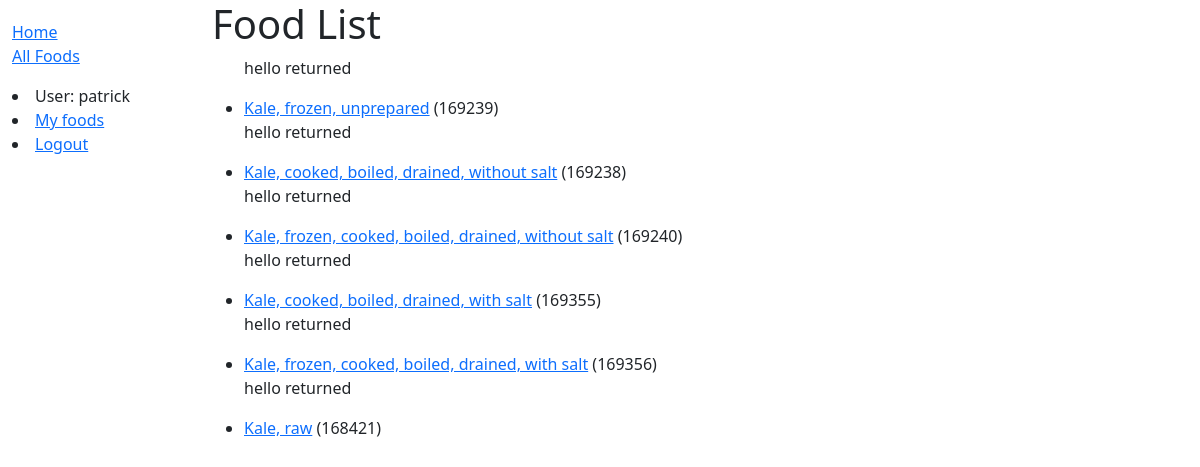
Page /catalog/foods/ (signed in) on the committed database.
### catalog/models.py (models this page shows, shortened)
class User(AbstractUser):
    pass

class Food(models.Model):
    fdc_id = models.PositiveIntegerField(primary_key=True)
    name = models.CharField(max_length=200)
    histidine = models.DecimalField(max_digits=9,decimal_places=3,default=0,null=True)
    isoleucine = models.DecimalField(max_digits=9,decimal_places=3,default=0,null=True)
    leucine = models.DecimalField(max_digits=9,decimal_places=3,default=0,null=True)
    lysine = models.DecimalField(max_digits=9,decimal_places=3,default=0,null=True)
    methionine = models.DecimalField(max_digits=9,decimal_places=3,default=0,null=True)
    phenylalanine = models.DecimalField(max_digits=9,decimal_places=3,default=0,null=True)
    threonine = models.DecimalField(max_digits=9,decimal_places=3,default=0,null=True)
    tryptophan = models.DecimalField(max_digits=9,decimal_places=3,default=0,null=True)
    valine = models.DecimalField(max_digits=9,decimal_places=3,default=0,null=True)
    calcium = models.DecimalField(max_digits=9,decimal_places=3,default=0,null=True)
    potassium = models.DecimalField(max_digits=9,decimal_places=3,default=0,null=True)
    selenium = models.DecimalField(max_digits=9,decimal_places=3,default=0,null=True)
    manganese = models.DecimalField(max_digits=9,decimal_places=3,default=0,null=True)
    magnesium = models.DecimalField(max_digits=9,decimal_places=3,default=0,null=True)
    molybdenum = models.DecimalField(max_digits=9,decimal_places=3,default=0,null=True)
    iron = models.DecimalField(max_digits=9,decimal_places=3,default=0,null=True)
    zinc = models.DecimalField(max_digits=9, decimal_places=3,default=0,null=True)
    copper = models.DecimalField(max_digits=9, decimal_places=3,default=0,null=True)
    chromium = models.DecimalField(max_digits=9, decimal_places=3,default=0,null=True)
    iodine = models.DecimalField(max_digits=9, decimal_places=3,default=0,null=True)
    phsophorous = models.DecimalField(max_digits=9, decimal_places=3,default=0,null=True)
    sodium = models.DecimalField(max_digits=9, decimal_places=3,default=0,null=True)
    folate = models.DecimalField(max_digits=9, decimal_places=3,default=0,null=True)
    riboflavin = models.DecimalField(max_digits=9, decimal_places=3,default=0,null=True)
    vitaminA = models.DecimalField(max_digits=9, decimal_places=3,default=0,null=True)
    thiamin = models.DecimalField(max_digits=9, decimal_places=3,default=0,null=True)
    pantothenicAcid = models.DecimalField(max_digits=9, decimal_places=3,default=0,null=True)
    niacin = models.DecimalField(max_digits=9, decimal_places=3,default=0,null=True)
    biotin = models.DecimalField(max_digits=9, decimal_places=3,default=0,null=True)
    choline = models.DecimalField(max_digits=9, decimal_places=3,default=0,null=True)
    vitaminB6 = models.DecimalField(max_digits=6, decimal_places=3,default=0,null=True)
    vitaminB12 = models.DecimalField(max_digits=9, decimal_places=3,default=0,null=True)
    vitaminE = models.DecimalField(max_digits=9, decimal_places=3,default=0,null=True)
    vitaminK = models.DecimalField(max_digits=9, decimal_places=3,default=0,null=True)
    vitaminC = models.DecimalField(max_digits=9, decimal_places=3,default=0,null=True)
    servingSize = models.PositiveIntegerField()
    servingSizeUnits = models.CharField(max_length=5)
    def get_absolute_url(self):
        return reverse('food-detail', args=[str(self.fdc_id)])
    def printHello(self):
        return 1

### catalog/views.py (the view)
# urls.py: path('foods/', views.FoodListView.as_view(), name='foods'),
class FoodListView(LoginRequiredMixin, generic.ListView):
    model = Food
    context_object_name = 'food_list'
    queryset = Food.objects.filter(name__contains='kale').order_by('calcium')[:50]

### catalog/templates/catalog/food_list.html (shortened to what this page needs)
{% extends "base_generic.html" %}
{% block content %}
    <h1>Food List</h1>
    {% if food_list %}
    <ul>
        {% for food in food_list %}
            {% if food.printHello%}
                <p>hello  returned</p>
            {% else %}
                <p> hello did no return</p>
            {% endif%}
            <li>
                <a href="{{ food.get_absolute_url }}">{{ food.name }}</a> ({{food.fdc_id}})
            </li>
        {% endfor %}
    {% else %}
        <p>There are no foods in the database</p>
    {% endif %}
{% endblock %}

### catalog/templates/base_generic.html (shortened to what this page needs)
<!DOCTYPE html>
<html lang="en">
    <head>
        <link href="https://cdn.jsdelivr.net/npm/bootstrap@5.3.0-alpha1/dist/css/bootstrap.min.css" rel="stylesheet">
        {% load static %}
        <link rel="stylesheet" href="{%static 'css/styles.css' %}">
    </head>
    <body>
        <div class="container-fluid">
            <div class="row">
                <div class="col-sm-2">
                    {% block sidebar %}
                    <ul class="sidebar-nav">
                        <li><a href="{% url 'index' %}">Home</a></li>
                        <li><a href="{% url 'foods' %}">All Foods</a></li>
                    </ul>
                    {% if user.is_authenticated %}
                    <li>User: {{ user.get_username }}</li>
                    <li><a href="{% url 'my-eaten' %}">My foods</a></li>
                    <li><a href="{% url 'logout' %}?next={{ request.path }}">Logout</a></li>
                    {% else %}
                    <li><a href ="{% url 'login' %}?next={{ request.path}}">Login</a></li>
                    {% endif %}
                    {% endblock %}
                </div>
                <div class="col-sm-10 ">{% block content %}{% endblock %}</div>
            </div>
        </div>
    </body>
</html>

### catalog/static/css/styles.css (style rules this page uses)
.sidebar-nav { margin-top: 20px; padding: 0; list-style: none; }

### rows in the picture
User: get_username "patrick"
Food: shows "hello returned", name "Kale, frozen, unprepared", fdc_id "169239"
Food: shows "hello returned", name "Kale, cooked, boiled, drained, without salt", fdc_id "169238"
Food: shows "hello returned", name "Kale, frozen, cooked, boiled, drained, without salt", fdc_id "169240"
Food: shows "hello returned", name "Kale, cooked, boiled, drained, with salt", fdc_id "169355"
Food: shows "hello returned", name "Kale, frozen, cooked, boiled, drained, with salt", fdc_id "169356"
Food: shows "hello returned", name "Kale, raw", fdc_id "168421"
